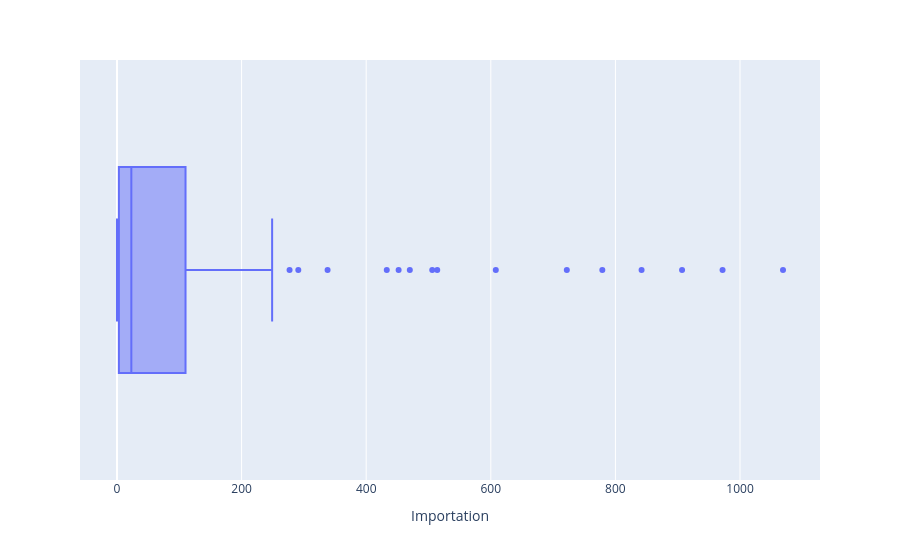

This figure's notebook cell:
### Code cell
px.box(df_dispo_alim_, x="Importation", hover_name="Zone")

### Figure 1 — Plotly figure (JSON) as saved in the notebook; plotly's stock layout.template omitted (floating-point values rounded to 4 significant figures; data arrays with more than 128 entries replaced by an {"elided": "..."} marker saying what was removed)
{"data": [{"alignmentgroup": "True", "hovertemplate": "<b>%{hovertext}</b><br><br>Importation=%{x}<extra></extra>", "hovertext": {"elided": "135 str values"}, "legendgroup": "", "marker": {"color": "#636efa"}, "name": "", "notched": false, "offsetgroup": "", "orientation": "h", "showlegend": false, "type": "box", "x": {"elided": "135 float values"}, "x0": " ", "xaxis": "x", "y0": " ", "yaxis": "y"}], "layout": {"boxmode": "group", "legend": {"tracegroupgap": 0}, "margin": {"t": 60}, "xaxis": {"anchor": "y", "domain": [0, 1], "title": {"text": "Importation"}}, "yaxis": {"anchor": "x", "domain": [0, 1]}}}
